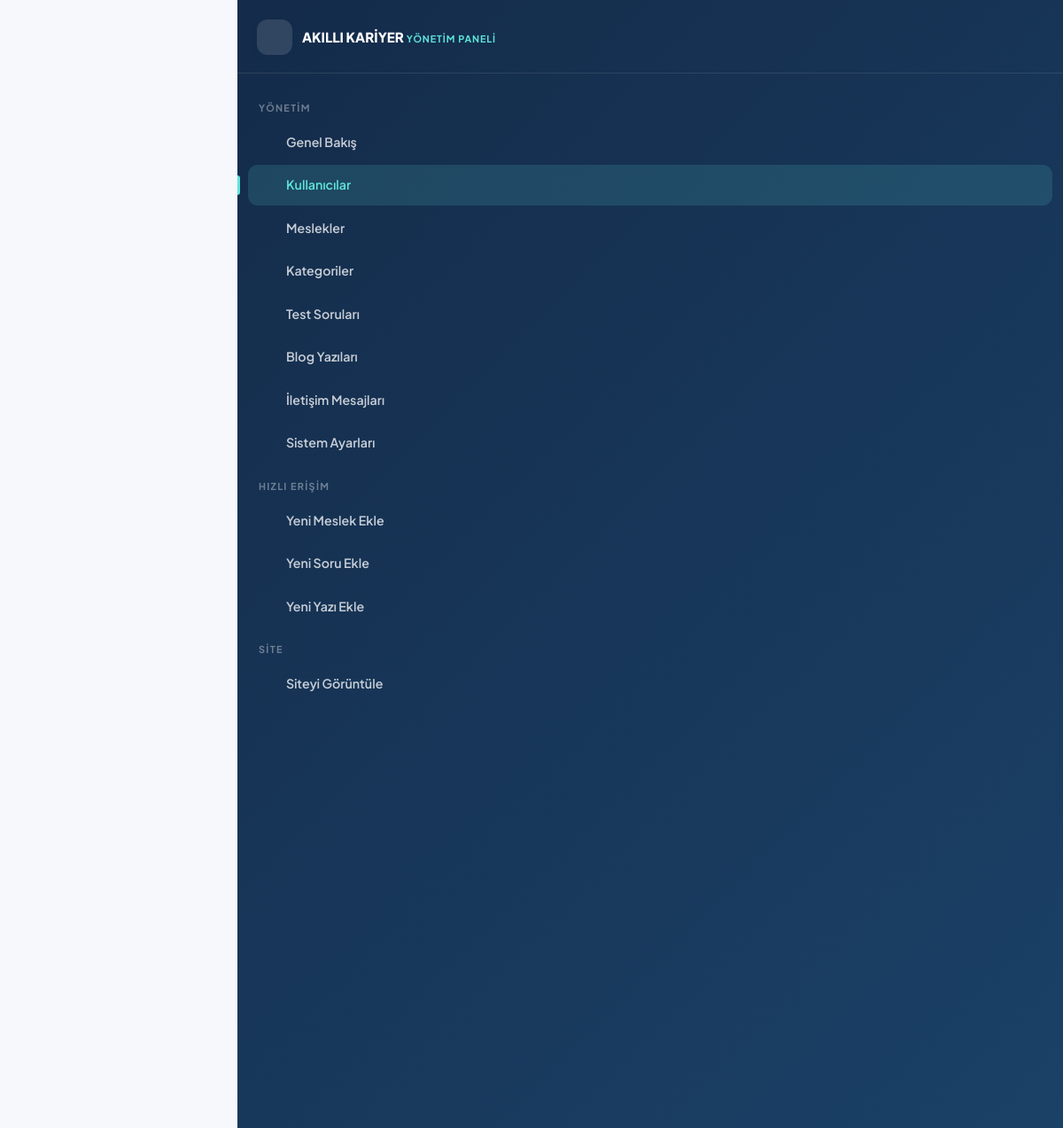
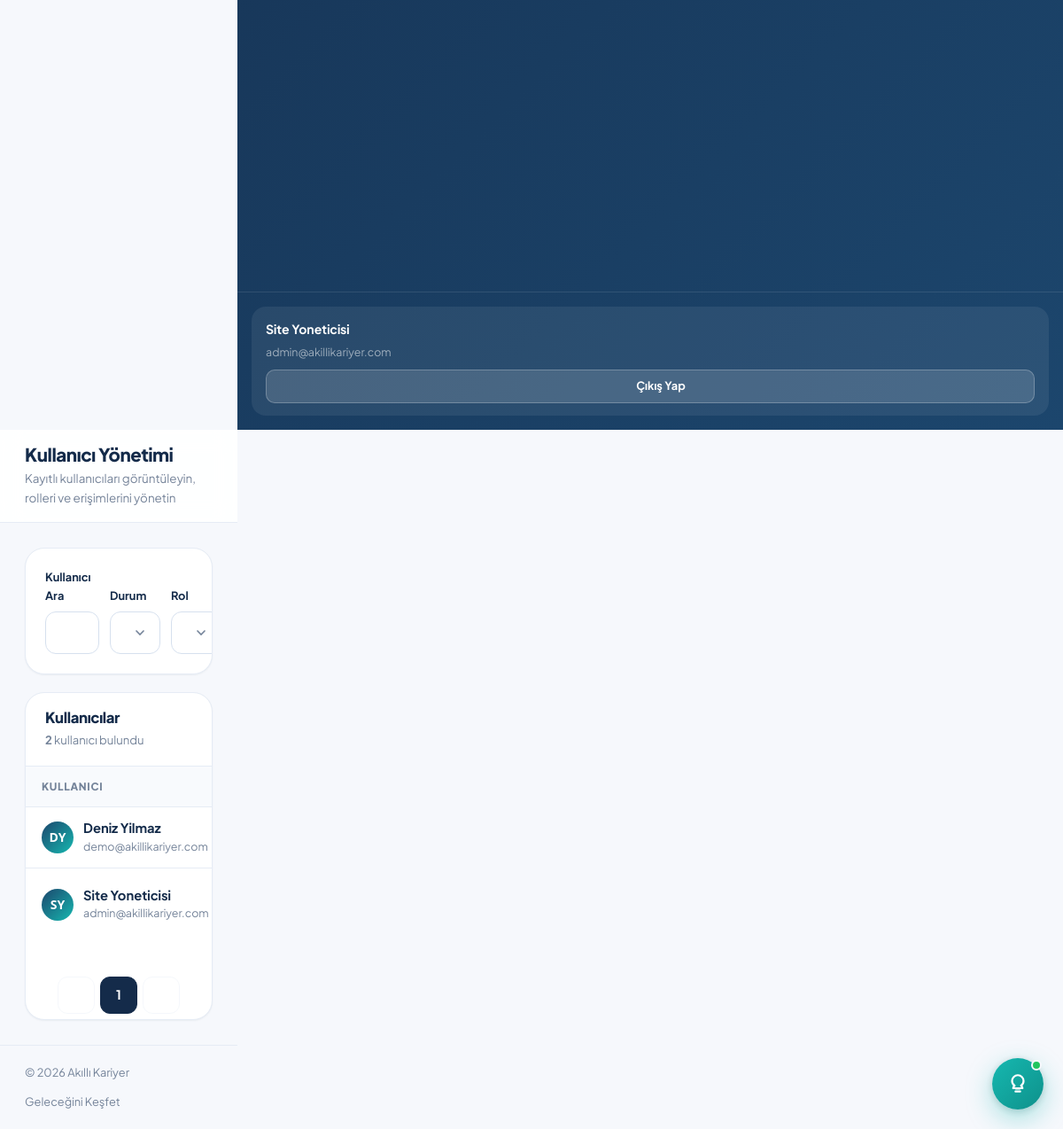
The page /admin/users.php (signed in) on the database its author committed (2 pictures, top to bottom).
### tables this page shows
CREATE TABLE `users` (
  `id` INT UNSIGNED NOT NULL AUTO_INCREMENT,
  `first_name` VARCHAR(60) NOT NULL,
  `last_name` VARCHAR(60) NOT NULL,
  `email` VARCHAR(190) NOT NULL,
  `password` VARCHAR(255) NOT NULL,
  `education_level` ENUM('ortaokul','lise','universite','diger') NOT NULL DEFAULT 'universite',
  `is_active` TINYINT(1) NOT NULL DEFAULT 1,
  `must_change_password` TINYINT(1) NOT NULL DEFAULT 0,
  `remember_token` VARCHAR(255) DEFAULT NULL,
  `email_verified_at` DATETIME DEFAULT NULL,
  `last_login_at` DATETIME DEFAULT NULL,
  `last_login_ip` VARCHAR(45) DEFAULT NULL,
  `created_at` DATETIME NOT NULL DEFAULT CURRENT_TIMESTAMP,
  `updated_at` DATETIME NOT NULL DEFAULT CURRENT_TIMESTAMP ON UPDATE CURRENT_TIMESTAMP,
  PRIMARY KEY (`id`),
  UNIQUE KEY `uq_users_email` (`email`),
  KEY `idx_users_active` (`is_active`),
  KEY `idx_users_created` (`created_at`)
);

CREATE TABLE `site_settings` (
  `id` INT UNSIGNED NOT NULL AUTO_INCREMENT,
  `setting_key` VARCHAR(80) NOT NULL,
  `setting_value` TEXT DEFAULT NULL,
  `setting_group` VARCHAR(50) NOT NULL DEFAULT 'genel',
  `setting_type` ENUM('text','number','textarea','color','boolean','select') NOT NULL DEFAULT 'text',
  `label` VARCHAR(150) DEFAULT NULL,
  `created_at` DATETIME NOT NULL DEFAULT CURRENT_TIMESTAMP,
  `updated_at` DATETIME NOT NULL DEFAULT CURRENT_TIMESTAMP ON UPDATE CURRENT_TIMESTAMP,
  PRIMARY KEY (`id`),
  UNIQUE KEY `uq_setting_key` (`setting_key`),
  KEY `idx_setting_group` (`setting_group`)
);

### admin/users.php (the view, shortened to what the rows shown need)
<?php
require_once __DIR__ . '/../app/bootstrap.php';
Auth::requireAdmin();
$page   = max(1, (int) ($_GET['sayfa'] ?? 1));
$per    = ADMIN_PER_PAGE;
$where  = ['1=1'];
$params = [];
$whereSql = implode(' AND ', $where);
$total = (int) Database::fetchColumn("SELECT COUNT(*) FROM `users` u WHERE $whereSql", $params);
$users = Database::fetchAll(
    "SELECT u.*,
            (SELECT GROUP_CONCAT(r.role) FROM user_roles r WHERE r.user_id = u.id) AS roller,
            (SELECT COUNT(*) FROM test_results t WHERE t.user_id = u.id) AS test_sayi,
            (SELECT COUNT(*) FROM favorite_careers f WHERE f.user_id = u.id) AS favori_sayi
     FROM `users` u
     WHERE $whereSql
     ORDER BY u.created_at DESC
     LIMIT $per OFFSET " . (($page - 1) * $per),
    $params
);
$panelTitle    = 'Kullanıcı Yönetimi';
require_once __DIR__ . '/../includes/panel-header.php';
?>
<section class="panel-card">
  <div class="pc-head">
    <div><h2>Kullanıcılar</h2><p class="pc-sub"><strong><?= number_format_tr($total) ?></strong> kullanıcı bulundu</p></div>
  </div>
  <?php if (!$users): ?>
    <div class="pc-body">
      <div class="empty-state" style="border:0;background:var(--c-bg)">
        <div class="es-ico"><?= icon('user-x', '', 28) ?></div>
        <h3>Kullanıcı bulunamadı</h3>
        <p>Arama kriterlerinize uygun kayıt yok.</p>
      </div>
    </div>
  <?php else: ?>
    <div class="table-wrap">
      <table class="data-table">
        <thead>
          <tr><th>Kullanıcı</th><th>Eğitim</th><th>Rol</th><th>Test</th><th>Favori</th><th>Kayıt</th><th>Durum</th><th></th></tr>
        </thead>
        <tbody>
          <?php foreach ($users as $u): ?>
            <tr>
              <td>
                <div class="user-cell">
                  <?= svg_avatar(mb_strtoupper(mb_substr($u['first_name'], 0, 1) . mb_substr($u['last_name'], 0, 1)), '#1C466D', 36) ?>
                  <div>
                    <div class="uc-name"><?= e($u['first_name'] . ' ' . $u['last_name']) ?></div>
                    <div class="uc-mail"><?= e($u['email']) ?></div>
                  </div>
                </div>
              </td>
            </tr>
          <?php endforeach; ?>
        </tbody>
      </table>
    </div>
  <?php endif; ?>
</section>
<?php require_once __DIR__ . '/../includes/panel-footer.php'; ?>

### includes/panel-header.php (shortened to what the rows shown need)
<?php
$panelType     = $panelType     ?? 'user';
$panelTitle    = $panelTitle    ?? 'Panel';
$panelUser = Auth::user();
?><!DOCTYPE html>
<html lang="tr">
<head>
<link rel="stylesheet" href="<?= asset('assets/css/vendor-bootstrap.min.css') ?>">
<link rel="stylesheet" href="<?= asset('assets/css/style.css') ?>">
<link rel="stylesheet" href="<?= asset('assets/css/dashboard.css') ?>">
<link rel="stylesheet" href="<?= asset('assets/css/career-coach.css') ?>">
</head>
<body>
<div class="panel-layout" id="panel-layout">
  <aside class="panel-side" id="panel-side">
      <span class="brand-mark"><?= icon($panelType === 'admin' ? 'shield-check' : 'compass', '', 21) ?></span>
    <div class="panel-side-foot">
      <div class="psf-card">
        <strong><?= e($panelUser->fullName()) ?></strong>
        <p><?= e($panelUser->email) ?></p>
        <a href="<?= url('logout.php') ?>" class="btn btn-light btn-sm btn-block" style="font-size:.8rem">
          <?= icon('log-out', '', 15) ?> Çıkış Yap
        </a>
      </div>
    </div>
  </aside>
  <div class="panel-main">
    <header class="panel-topbar">
      <div class="flex-1">
        <h1><?= e($panelTitle) ?></h1>
      </div>
    </header>
    <main class="panel-content" id="main-content">

### app/Helpers/functions.php (shortened to what the rows shown need)
<?php
if (!function_exists('e')) {
    function e(mixed $value): string
    {
        return htmlspecialchars((string) ($value ?? ''), ENT_QUOTES | ENT_SUBSTITUTE, 'UTF-8');
    }
}
if (!function_exists('url')) {
    function url(string $path = ''): string
    {
        $base = BASE_PATH === '/' ? '' : BASE_PATH;
        $path = ltrim($path, '/');
        return $base . '/' . $path;
    }
}
if (!function_exists('asset')) {
    function asset(string $path): string
    {
        $path = ltrim($path, '/');
        $file = APP_ROOT . '/' . $path;
        $version = is_file($file) ? (string) filemtime($file) : APP_VERSION;
        return url($path) . '?v=' . $version;
    }
}
if (!function_exists('setting')) {
    function setting(string $key, mixed $default = null): mixed
    {
        return Setting::get($key, $default);
    }
}
if (!function_exists('icon')) {
    function icon(string $name, string $class = '', int $size = 20): string
    {
        return sprintf(
            '<i data-lucide="%s" class="%s" style="width:%dpx;height:%dpx;stroke-width:2" aria-hidden="true"></i>',
            e($name),
            e($class),
            $size,
            $size
        );
    }
}
if (!function_exists('svg_avatar')) {
    function svg_avatar(string $initials, string $color = '#1C466D', int $size = 40): string
    {
        $initials = e(mb_strtoupper($initials));
        $color = e($color);
        $fontSize = (int) round($size * 0.38);
        $half = $size / 2;
        $gradId = 'av' . $size . '_' . substr(md5($initials . $color), 0, 5);
        return <<<SVG
<svg class="avatar-svg" width="{$size}" height="{$size}" viewBox="0 0 {$size} {$size}" role="img" aria-label="Profil">
  <defs><linearGradient id="{$gradId}" x1="0" y1="0" x2="1" y2="1">
    <stop offset="0%" stop-color="{$color}"/><stop offset="100%" stop-color="#16B8B0"/>
  </linearGradient></defs>
  <circle cx="{$half}" cy="{$half}" r="{$half}" fill="url(#{$gradId})"/>
  <text x="50%" y="50%" dy="0.35em" text-anchor="middle" fill="#fff" font-family="Segoe UI,system-ui,sans-serif" font-size="{$fontSize}" font-weight="700">{$initials}</text>
</svg>
SVG;
    }
}

### includes/panel-footer.php (shortened to what the rows shown need)
    </main>
    <footer style="padding:20px 28px;border-top:1px solid var(--c-border);font-size:.8rem;color:var(--c-muted);display:flex;justify-content:space-between;gap:12px;flex-wrap:wrap">
      <span>&copy; <?= date('Y') ?> <?= e(setting('site_name', 'Akıllı Kariyer')) ?></span>
      <span><?= e(setting('site_slogan', 'Geleceğini Keşfet')) ?></span>
    </footer>
  </div>
</div>
</body>
</html>

### rows shown on the page
users: $panelUser->fullName() "Site Yoneticisi", email "admin@akillikariyer.com", initials "SY", first_name+last_name "Site Yoneticisi"
users: initials "DY", first_name+last_name "Deniz Yilmaz", email "demo@akillikariyer.com"
site_settings: setting_value "Akıllı Kariyer"
site_settings: setting_value "Geleceğini Keşfet"

### other values the page prints
$item[3] "Genel Bakış"
$item[3] "Kullanıcılar"
$item[3] "Meslekler"
$item[3] "Kategoriler"
$item[3] "Test Soruları"
$item[3] "Blog Yazıları"
$item[3] "İletişim Mesajları"
$item[3] "Sistem Ayarları"
$panelTitle "Kullanıcı Yönetimi"
$panelSubtitle "Kayıtlı kullanıcıları görüntüleyin, rolleri ve erişimlerini yönetin"
number_format_tr($total) "2"
